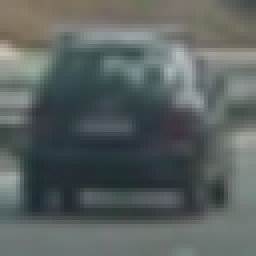
#> input picture dataset/vehicles/GTI_Far/image0041.png, 64 x 64 px (shown 4 times larger); its folder holds only this picture in this run
$ jupyter execute --allow-errors solution.ipynb   (shell and % lines are left out)   (older library calls are emulated)
#> lines starting #> are read from the running program, lines starting #| are printed output that depends on the picture
[cell 1]
import cv2
import numpy as np

import glob

import time

import pickle

import matplotlib.image as mpimg
import matplotlib.pyplot as plt

from skimage.feature import hog
from sklearn.svm import LinearSVC
from sklearn.preprocessing import StandardScaler
from sklearn.model_selection import train_test_split
import matplotlib.image as mpimg
import matplotlib.pyplot as plt
import numpy as np
import cv2
import glob
import time
from sklearn.svm import LinearSVC
from scipy.ndimage.measurements import label
import os
from sklearn.preprocessing import StandardScaler
# NOTE: the next import is only valid
# for scikit-learn version <= 0.17
# if you are using scikit-learn >= 0.18 then use this:
# from sklearn.model_selection import train_test_split
from sklearn.cross_validation import train_test_split

[cell 2]
spatial_size=(32, 32)
hist_bins=32
orient=9
pix_per_cell=8
cell_per_block=2
hog_channel=0

spatial_feat=True
hist_feat=True
hog_feat=True

[cell 3]
# load the dataset
# path_dataset_vehicle = ./dataset/vehicles
# path_dataset_nonvehicle = ./dataset/non-vehicles

# vehicles

veh_gti_far = glob.glob('./dataset/vehicles/GTI_Far/*.png')
veh_gti_l = glob.glob('./dataset/vehicles/GTI_Left/*.png')
veh_gti_mid_close = glob.glob('./dataset/vehicles/GTI_MiddleClose/*.png')
veh_gti_r = glob.glob('./dataset/vehicles/GTI_Right/*.png')
veh_kitti = glob.glob('./dataset/vehicles/KITTI_extracted/*.png')

#non vehicles
nonveh_extras = glob.glob('./dataset/non-vehicles/Extras/*.png')
nonveh_gti = glob.glob('./dataset/non-vehicles/GTI/*.png')

# evaluate the dataset
len_veh_gti_far = len(veh_gti_far)
len_veh_gti_l = len(veh_gti_l)
len_veh_gti_mid_close = len(veh_gti_mid_close)
len_veh_gti_r = len(veh_gti_r)
len_veh_kitti = len(veh_kitti)
len_all_veh = len_veh_gti_far + len_veh_gti_l + len_veh_gti_mid_close \
    + len_veh_gti_r + len_veh_kitti


len_nonveh_extras = len(nonveh_extras)
len_nonveh_gti = len(nonveh_gti)
len_all_non_veh =len_nonveh_extras+len_nonveh_gti

print('veh_gti_far length: {}' .format(len_veh_gti_far))
print('veh_gti_l length: {}' .format(len_veh_gti_l))
print('veh_gti_far length: {}' .format(len_veh_gti_mid_close))
print('veh_gti_far length: {}' .format(len_veh_gti_r))
print('veh_gti_far length: {}' .format(len_veh_kitti))
print('nonveh_extras length: {}' .format(len_nonveh_extras))
print('nonveh_gti length: {}' .format(len_nonveh_gti))

print('Total Vehicles: {} Total Non Vehicles: {}' .format(len_all_veh,len_all_non_veh ))

[cell 4]
# shuffle and split the data
all_veh = veh_gti_far + veh_gti_l + veh_gti_mid_close \
    + veh_gti_r + veh_kitti

all_non_veh = nonveh_extras + nonveh_gti

[cell 5]
# plt.rcParams['figure.figsize'] = (20,20)
# plt.rcParams['figure.figsize'] = (10.0, 8.0)
# matplotlib.rcParams['figure.figsize'] = (10.0, 8.0)

#print ('rows: {}' .format(rows))

n_examples = 5
columns = 2
w = 16
h = 16
# fig=plt.figure(figsize=(180, 160), dpi= 80, facecolor='w', edgecolor='k')
fig, axes = plt.subplots(n_examples,columns, figsize=(w,h))
axes = axes.ravel()
for i in range(len(axes)):
    axes[i].axis('off')

# iterate through the classes and pull together useful information
#> (the rest of this cell did not finish here and is left out)

[cell 6]
# Define a function to return HOG features and visualization
def get_hog_features(img, orient, pix_per_cell, cell_per_block, vis=False, feature_vec=True):
    if vis == True:
        features, hog_image = hog(img, orientations=orient, pixels_per_cell=(pix_per_cell, pix_per_cell),
                                  cells_per_block=(cell_per_block, cell_per_block), transform_sqrt=False,
                                  visualise=True, feature_vector=False)
        return features, hog_image
    else:
        features = hog(img, orientations=orient, pixels_per_cell=(pix_per_cell, pix_per_cell),
                       cells_per_block=(cell_per_block, cell_per_block), transform_sqrt=False,
                       visualise=False, feature_vector=feature_vec)
        return features

[cell 7]
# [15 lines left out: function plot_figure, not called in this run]

[cell 8]
# [61 lines left out: function explore_hog, not called in this run]

[cell 9]
def convert_color(img, cspace='YCrCb'):
    if cspace != 'RGB':
        if cspace == 'HSV':
            return cv2.cvtColor(img, cv2.COLOR_RGB2HSV)
        elif cspace == 'LUV':
            return cv2.cvtColor(img, cv2.COLOR_RGB2LUV)
        elif cspace == 'HLS':
            return cv2.cvtColor(img, cv2.COLOR_RGB2HLS)
        elif cspace == 'YUV':
            return cv2.cvtColor(img, cv2.COLOR_RGB2YUV)
        elif cspace == 'YCrCb':
            return cv2.cvtColor(img, cv2.COLOR_RGB2YCrCb)
        elif cspace == 'LAB':
            return cv2.cvtColor(img, cv2.COLOR_RGB2LAB)
    else:
        return np.copy(img)

[cell 10]
# Define a function to compute binned color features
# [5 lines left out: function bin_spatial, not called in this run]

[cell 11]
# Define a function to compute color histogram features
# [9 lines left out: function color_hist, not called in this run]

[cell 12]
# Define a function to extract features from a list of images
# Have this function call bin_spatial() and color_hist()
# [19 lines left out: function extract_features_from_course, not called in this run]


def extract_imgs_features(files, cspace='RGB', spatial_size=(32, 32),
                        hist_bins=32, orient=9,
                        pix_per_cell=8, cell_per_block=2, hog_channel=0,
                        spatial_feat=True, hist_feat=True, hog_feat=True):
    # Create a list to append feature vectors to
#> called with cspace = 'HLS', spatial_size = (32, 32), hist_bins = 32, orient = 9, pix_per_cell = 8, cell_per_block = 2, hog_channel = 'ALL', spatial_feat = False
    features = []
    # Iterate through the list of images
    for file in files:
        img = mpimg.imread(file)
#> img is the input picture: shape (64, 64, 3) float32; mean R, G, B 0.357, 0.386, 0.38
        # plt.imshow(img)
        flip = False
        if flip:
            newfeatures, rev_newfeatures = single_img_features_with_flip(img, cspace=cspace, spatial_size=(32, 32),
                        hist_bins=32, orient=9,
                        pix_per_cell=8, cell_per_block=2, hog_channel=hog_channel,
                        spatial_feat=False, hist_feat=False, hog_feat=True)
            features.append(newfeatures)
            features.append(rev_newfeatures)

        else:
            features.append(single_img_features(img, cspace=cspace, spatial_size=(32, 32),
                        hist_bins=32, orient=9,
                        pix_per_cell=8, cell_per_block=2, hog_channel=hog_channel,
                        spatial_feat=False, hist_feat=False, hog_feat=True))
    return features

[cell 13]
# Define a function to extract features from a single image window
# This function is very similar to extract_features()
# just for a single image rather than list of images
def single_img_features(img, cspace='RGB', spatial_size=(32, 32),
                        hist_bins=32, orient=9,
                        pix_per_cell=8, cell_per_block=2, hog_channel=0,
                        spatial_feat=False, hog_feat=True, hist_feat=False):
    #1) Define an empty list to receive features
#> called with cspace = 'HLS', spatial_size = (32, 32), hist_bins = 32, orient = 9, pix_per_cell = 8, cell_per_block = 2, hog_channel = 'ALL', spatial_feat = False
    img_features = []

    # print('image shape: {}' .format(img.shape))

    #2) Apply color conversion if other than 'RGB'
    feature_image = convert_color(img, cspace)
#> in convert_color, `return cv2.cvtColor(img, cv2.COLOR_RGB2HLS)`: returned value: shape (64, 64, 3) float32; mean of channels 0, 1, 2 155.6, 0.4, 0.1

    #3) Compute spatial features if flag is set
    if spatial_feat == True:
        spatial_features = bin_spatial(feature_image, size=spatial_size)
        #4) Append features to list
        img_features.append(spatial_features)
    #5) Compute histogram features if flag is set
    if hist_feat == True:
        hist_features = color_hist(feature_image, nbins=hist_bins)
        #6) Append features to list
        img_features.append(hist_features)
    #7) Compute HOG features if flag is set
    if hog_feat == True:
        # print('hog_feat')
        if hog_channel == 'ALL':
            hog_features = []
            for channel in range(feature_image.shape[2]):
                # print('Using ALL channels'.format(hog_channel))
                hog_features.extend(get_hog_features(feature_image[:,:,channel],
                                    orient, pix_per_cell, cell_per_block,
                                    vis=False, feature_vec=True))
#> after the loop, hog_features = 5292 values, max 0.5 at index 112, min 0 at index 26, mean 0.127
        else:
            # print('Using single channel: {}'.format(hog_channel))
            hog_features = get_hog_features(feature_image[:,:,hog_channel], orient,
                        pix_per_cell, cell_per_block, vis=False, feature_vec=True)
        #8) Append features to list
        img_features.append(hog_features)
        # print('img_features len: {}' .format(len(img_features)))

    #9) Return concatenated array of features
    return np.concatenate(img_features)

print('end of cell')

[cell 14]
# Define a function to extract features from a single image window
# This function is very similar to extract_features()
# just for a single image rather than list of images
# [49 lines left out: function single_img_features_with_flip, not called in this run]

[cell 15]
# [15 lines left out: function split_dataset, not called in this run]

[cell 16]
def get_features(cspace, hog_channel ):
    # print('extracting features')
    car_features = extract_imgs_features(cars, cspace=cspace, spatial_size=(32, 32),
                            hist_bins=32, orient=9,
                            pix_per_cell=8, cell_per_block=2, hog_channel=hog_channel,
                            spatial_feat=False, hist_feat=False, hog_feat=True)
#> car_features = 1 item
    notcar_features = extract_imgs_features(notcars, cspace=cspace, spatial_size=(32, 32),
                            hist_bins=32, orient=9,
                            pix_per_cell=8, cell_per_block=2, hog_channel=hog_channel,
                            spatial_feat=False, hist_feat=False, hog_feat=True)
    print('done extracting features')
    # Create an array stack of feature vectors
    X = np.vstack((car_features, notcar_features)).astype(np.float64)

    # Define the labels vector
    y = np.hstack((np.ones(len(car_features)), np.zeros(len(notcar_features))))
    print ('car_features len: {}, notcar_features' .format(len(notcar_features)))
    return X, y

[cell 17]
# [13 lines left out: function train_svc, not called in this run]

[cell 18]
# [8 lines left out: function predict_svn, not called in this run]

[cell 19]
def train_predict(cspace, hog_channel, svc):

    print('-----------------------------------------------------------')
    msg = ('Colourspace: {}, hog channel: {}' .format(cspace, hog_channel))
    print(msg)
    X, y = get_features(cspace, hog_channel )
    X_train, X_test, y_train, y_test = split_dataset(X,y)

    # Use a linear SVC
    # print('creating svc')
    # svc = LinearSVC()
    # print('done creating svc')
    svc, acc,train_time = train_svc(X_train, y_train, X_test, y_test, svc)
    svc = predict_svn(X_test, y_test, svc)
    msg = msg + '- \taccuracy: {}' .format(acc) + '\ttrain time: {}' .format(train_time)
    print(msg)
    return svc, X, y
    print('-----------------------------------------------------------')

[cell 20]
# TODO play with these values to see how your classifier
# performs under different binning scenarios
spatial = 32
histbin = 32

print('running')
cars = all_veh
notcars = all_non_veh


global_colour_space = 'HLS'
global_channel = 'ALL'
X = None
y = None

# train_predict('YCrCb', 'ALL')
svc = LinearSVC()
sandbox = False
#> (the rest of this cell did not finish here and is left out)

[cell 21]
# svc = train_svc(X_train, y_train)

[cell 22]
# [5 lines of commented-out code are left out]

[cell 23]
def save_model(filename):
#> (reads svc_pickle.p from the repository)
    with open(filename, 'wb') as save_file:
        pickle.dump(
            {   'svc':svc,
                # 'scaler': X_scaler,
                'orient': orient,
                'pix_per_cell': pix_per_cell,
                'cell_per_block': cell_per_block,
                'spatial_size': spatial_size,
                'hist_bins': hist_bins,
            },
            save_file, pickle.HIGHEST_PROTOCOL)

[cell 24]
save_model('svc_pickle.p')

[cell 25]
# Start of the sliding window functioality

# Define a function you will pass an image
# and the list of windows to be searched (output of slide_windows())
# [29 lines left out: function search_windows, not called in this run]

#> (a cell that did not finish here is left out)

[cell 27]
# Define a function to draw bounding boxes
# [9 lines left out: function draw_boxes, not called in this run]

[cell 28]
# extracted the code to get the searchable portion of the image into its own meth
# [5 lines left out: function get_image_to_search, not called in this run]

[cell 29]
#

img = mpimg.imread('./test_images/test1.jpg')
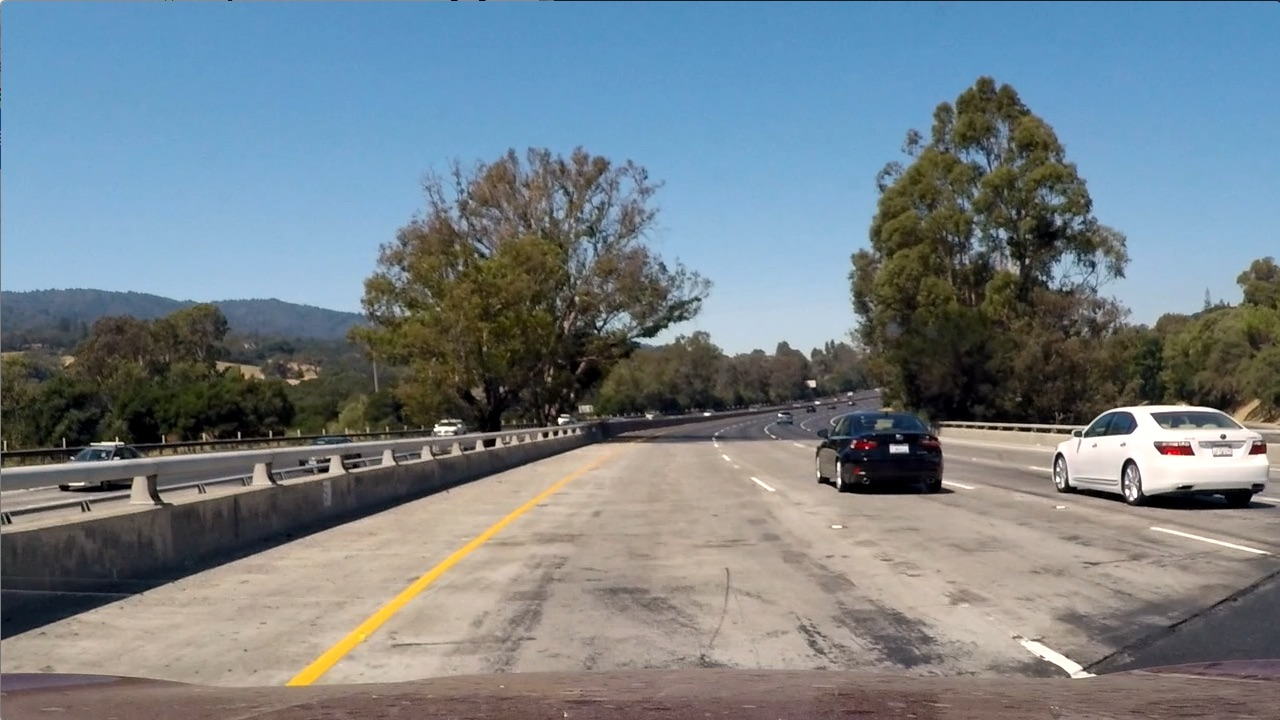
#> input picture test_images/test1.jpg, 1280 x 720 px
#> img is the input picture: shape (720, 1280, 3); mean R, G, B 117.5, 128.7, 135.5
plt.imshow(img)
print('image shape: {}'.format(img.shape))
#| image shape: (720, 1280, 3)

# [4 lines of commented-out code are left out]

[cell 30]
class Rect():
    # [7 lines left out: function __init__, not called in this run]

[cell 31]
# Define a single function that can extract features using hog sub-sampling and make predictions
def find_cars(img, ystart, ystop, scale, svc, X_scaler, orient, pix_per_cell, cell_per_block, spatial_size, hist_bins):


#> called with ystart = 400, ystop = 580, scale = 1, orient = 9, pix_per_cell = 8, cell_per_block = 2, spatial_size = (32, 32), hist_bins = 32
    posi_boxes = []
    negi_boxes = []

    # print('image shape: {}'.format(img.shape))


    draw_img = np.copy(img)
    img = img.astype(np.float32)/255
    #
    # ctrans_tosearch = get_image_to_search(img, ystart, ystop)
    # print('image shape: {}'.format(ctrans_tosearch.shape))
    img_tosearch = img[ystart:ystop,:,:]
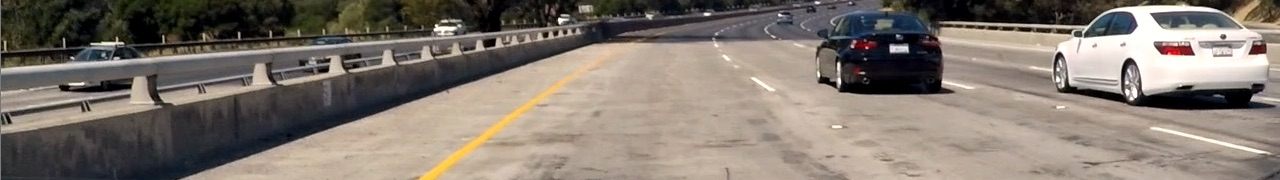
#> img_tosearch: shape (180, 1280, 3) float32; mean of channels 0, 1, 2 0.507, 0.47, 0.435; drawn as R, G, B
    ctrans_tosearch = convert_color(img_tosearch, cspace=global_colour_space)
#> in convert_color (call 2), `return cv2.cvtColor(img, cv2.COLOR_RGB2HLS)`: returned value: shape (180, 1280, 3) float32; mean of channels 0, 1, 2 81, 0.5, 0.2

    if scale != 1:
        imshape = ctrans_tosearch.shape
        ctrans_tosearch = cv2.resize(ctrans_tosearch, (np.int(imshape[1]/scale), np.int(imshape[0]/scale)))

    ch1 = ctrans_tosearch[:,:,0]
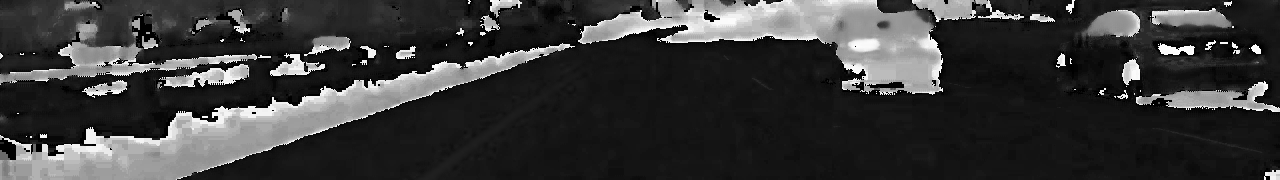
#> ch1: shape (180, 1280) float32; min 0, max 359.6, mean 81.1; drawn with min black and max white
    ch2 = ctrans_tosearch[:,:,1]
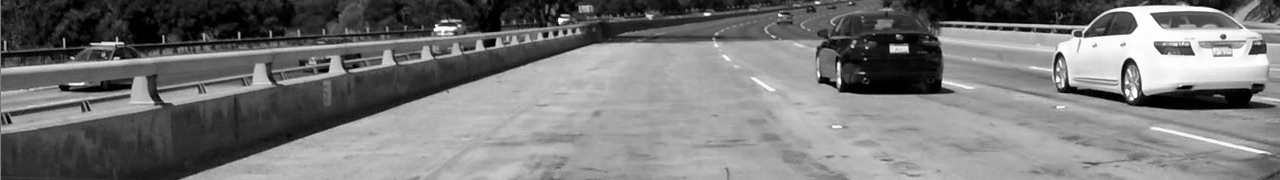
#> ch2: shape (180, 1280) float32; min 0, max 1, mean 0.471
    ch3 = ctrans_tosearch[:,:,2]
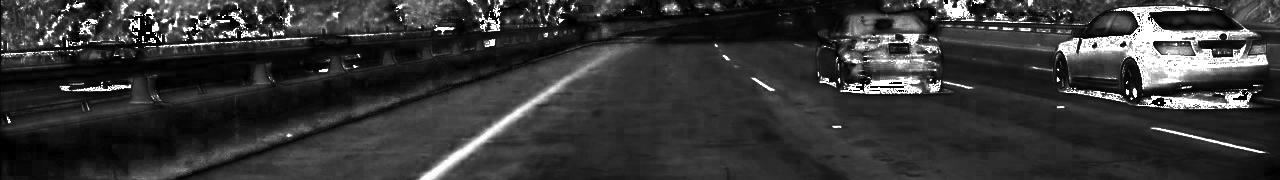
#> ch3: shape (180, 1280) float32; min 0, max 1, mean 0.213

    # Define blocks and steps as above
    nxblocks = (ch1.shape[1] // pix_per_cell) - cell_per_block + 1
#> nxblocks = 159
    nyblocks = (ch1.shape[0] // pix_per_cell) - cell_per_block + 1
#> nyblocks = 21
    nfeat_per_block = orient*cell_per_block**2

    # 64 was the orginal sampling rate, with 8 cells and 8 pix per cell
    window = 64
    nblocks_per_window = (window // pix_per_cell) - cell_per_block + 1
    # print('nblocks_per_window: {}' .format(nblocks_per_window))
    cells_per_step = 2  # Instead of overlap, define how many cells to step
    nxsteps = (nxblocks - nblocks_per_window) // cells_per_step
#> nxsteps = 76
    nysteps = (nyblocks - nblocks_per_window) // cells_per_step
#> nysteps = 7

    # Compute individual channel HOG features for the entire image
    hog1 = get_hog_features(ch1, orient, pix_per_cell, cell_per_block, feature_vec=False)
    hog2 = get_hog_features(ch2, orient, pix_per_cell, cell_per_block, feature_vec=False)
    hog3 = get_hog_features(ch3, orient, pix_per_cell, cell_per_block, feature_vec=False)

    for xb in range(nxsteps):
        for yb in range(nysteps):
            ypos = yb*cells_per_step
            xpos = xb*cells_per_step
            # Extract HOG for this patch
            if (global_channel == 0):
                hog_features = hog1[ypos:ypos+nblocks_per_window, xpos:xpos+nblocks_per_window].ravel()
            elif (global_channel == 1):
                hog_features = hog2[ypos:ypos+nblocks_per_window, xpos:xpos+nblocks_per_window].ravel()
            elif (global_channel == 2):
                hog_features = hog3[ypos:ypos+nblocks_per_window, xpos:xpos+nblocks_per_window].ravel()
            elif(global_channel == 'ALL'):
                hog_feat1 = hog1[ypos:ypos+nblocks_per_window, xpos:xpos+nblocks_per_window].ravel()
                hog_feat2 = hog2[ypos:ypos+nblocks_per_window, xpos:xpos+nblocks_per_window].ravel()
                hog_feat3 = hog3[ypos:ypos+nblocks_per_window, xpos:xpos+nblocks_per_window].ravel()
                hog_features = np.hstack((hog_feat1, hog_feat2, hog_feat3))


            xleft = xpos*pix_per_cell
            ytop = ypos*pix_per_cell

            test_prediction = svc.predict(hog_features.reshape(1, -1))

            xbox_left = np.int(xleft*scale)
            ytop_draw = np.int(ytop*scale)
            win_draw = np.int(window*scale)
            if test_prediction == 1:
                # [5 lines of commented-out code are left out]
                box = ((xbox_left, ytop_draw+ystart),(xbox_left+win_draw,ytop_draw+win_draw+ystart))
                posi_boxes.append(box)
            else:
                box = ((xbox_left, ytop_draw+ystart),(xbox_left+win_draw,ytop_draw+win_draw+ystart))
                negi_boxes.append(box)
#> after the loop, negi_boxes = []; posi_boxes = []

    for box in negi_boxes:
        # [4 lines of commented-out code are left out]
        cv2.rectangle(draw_img ,box[0],box[1],(0,0,255),6)

    for box in posi_boxes:
        # [4 lines of commented-out code are left out]
        cv2.rectangle(draw_img ,box[0],box[1],(255,0,0),6)

    return draw_img, posi_boxes, negi_boxes

ystart = 400
ystop = 580
scale = 1
#> (the rest of this cell did not finish here and is left out)

#> (a cell that did not finish here is left out)

[cell 33]
filename = 'bbox_pickle.p'
#> (the rest of this cell did not finish here and is left out)

#> (a cell that did not finish here is left out)

[cell 35]
# [9 lines left out: function add_heat, not called in this run]

[cell 36]
# apply a threshold to heatmap. Anything less that the threshold is discarded.
# [5 lines left out: function apply_threshold, not called in this run]

[cell 37]
# draw bounding box using the max and min of the labels
#the labels were created from the heatmaps
# [15 lines left out: function draw_labeled_bboxes, not called in this run]

[cell 38]
# get the bounding boxes of each car by creating heat maps and thresholding
# [17 lines left out: function get_bb_via_heat, not called in this run]


#> (the rest of this cell did not finish here and is left out)

[cell 39]
# method to process an image
def process_image(img):
    ystart = 400
    ystop = 580
    scale = 1
    out_img_1, posi_boxes_1, neg_boxes_1 = find_cars(img, ystart, ystop, scale, svc, X, orient, pix_per_cell, cell_per_block, spatial_size, hist_bins)
    ystart = 400
    ystop = 656
    scale = 1.5
    out_img_15, posi_boxes_15, neg_boxes_15 = find_cars(img, ystart, ystop, scale, svc, X, orient, pix_per_cell, cell_per_block, spatial_size, hist_bins)

    scale = 2
    out_img_2, posi_boxes_2, neg_boxes_2 = find_cars(img, ystart, ystop, scale, svc, X, orient, pix_per_cell, cell_per_block, spatial_size, hist_bins)

    scale = 3
    out_img_3, posi_boxes_3, neg_boxes_3 = find_cars(img, ystart, ystop, scale, svc, X, orient, pix_per_cell, cell_per_block, spatial_size, hist_bins)
    ystart = 380
    ystop = 656
    scale = 4
    out_img_4, posi_boxes_3, neg_boxes_4 = find_cars(img, ystart, ystop, scale, svc, X, orient, pix_per_cell, cell_per_block, spatial_size, hist_bins)


    all_posi_boxes =  posi_boxes_1 + posi_boxes_2 + posi_boxes_3 + posi_boxes_4
    # all_posi_boxes =  posi_boxes_1 + posi_boxes_15 + posi_boxes_2 + posi_boxes_3 + posi_boxes_4
    draw_img, heatmap = get_bb_via_heat(img, all_posi_boxes)

    return draw_img

[cell 40]
# parse the test images and call the process image method
test_image_files = glob.glob('./test_images/*.jpg')
processed_imgs = []
num_imgs =  len(test_image_files)
fig = plt.figure()
subplot_ind = 11 + num_imgs * 100
fig.set_figheight(32)
fig.set_figwidth(32)

#> (the rest of this cell did not finish here and is left out)

[cell 41]
# process a video, which in turn call the process_image method
from moviepy.editor import VideoFileClip
from IPython.display import HTML

def process_video(input_video_filename, output_video_filename):
#     output_video = 'output.mp4'
    clip1 = VideoFileClip(input_video_filename)


    output_clip = clip1.fl_image(process_image)
    output_clip.write_videofile(output_video_filename, audio=False)

# process_image(image)


output_video_filename = 'output.mp4'
input_video_filename = 'test_video.mp4'
process_video(input_video_filename, output_video_filename)
#> (the call stopped at in process_video, `clip1 = VideoFileClip(input_video_filename)`: moviepy is not available in this run)
